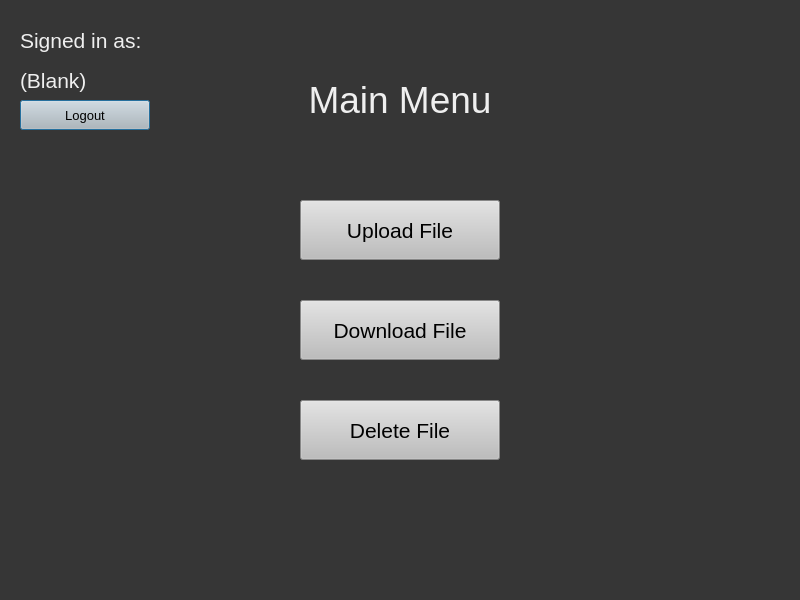
<?xml version="1.0" encoding="UTF-8"?>
<ui version="4.0">
 <class>Dialog</class>
 <widget class="QDialog" name="Dialog">
  <property name="enabled">
   <bool>true</bool>
  </property>
  <property name="geometry">
   <rect>
    <x>0</x>
    <y>0</y>
    <width>800</width>
    <height>600</height>
   </rect>
  </property>
  <property name="windowTitle">
   <string>Dialog</string>
  </property>
  <property name="styleSheet">
   <string notr="true">background-color: rgb(54, 54, 54);</string>
  </property>
  <widget class="QLabel" name="label">
   <property name="geometry">
    <rect>
     <x>280</x>
     <y>50</y>
     <width>240</width>
     <height>100</height>
    </rect>
   </property>
   <property name="styleSheet">
    <string notr="true">color: rgb(239, 239, 239);
font-size:28pt;</string>
   </property>
   <property name="text">
    <string>Main Menu</string>
   </property>
   <property name="alignment">
    <set>Qt::AlignCenter</set>
   </property>
  </widget>
  <widget class="QLabel" name="label_2">
   <property name="geometry">
    <rect>
     <x>20</x>
     <y>20</y>
     <width>250</width>
     <height>40</height>
    </rect>
   </property>
   <property name="styleSheet">
    <string notr="true">color: rgb(239, 239, 239);
font-size:16pt;</string>
   </property>
   <property name="text">
    <string>Signed in as:</string>
   </property>
  </widget>
  <widget class="QLabel" name="usernameLabel">
   <property name="geometry">
    <rect>
     <x>20</x>
     <y>60</y>
     <width>250</width>
     <height>40</height>
    </rect>
   </property>
   <property name="styleSheet">
    <string notr="true">color: rgb(239, 239, 239);
font-size:16pt;</string>
   </property>
   <property name="text">
    <string>(Blank)</string>
   </property>
  </widget>
  <widget class="QPushButton" name="logoutButton">
   <property name="geometry">
    <rect>
     <x>20</x>
     <y>100</y>
     <width>130</width>
     <height>30</height>
    </rect>
   </property>
   <property name="styleSheet">
    <string notr="true">background-color: rgb(189, 189, 189);
font-size: 10pt ;</string>
   </property>
   <property name="text">
    <string>Logout</string>
   </property>
  </widget>
  <widget class="QPushButton" name="goToUploadButton">
   <property name="geometry">
    <rect>
     <x>300</x>
     <y>200</y>
     <width>200</width>
     <height>60</height>
    </rect>
   </property>
   <property name="styleSheet">
    <string notr="true">background-color: rgb(189, 189, 189);
font-size: 16pt ;</string>
   </property>
   <property name="text">
    <string>Upload File</string>
   </property>
  </widget>
  <widget class="QPushButton" name="goToDownloadButton">
   <property name="geometry">
    <rect>
     <x>300</x>
     <y>300</y>
     <width>200</width>
     <height>60</height>
    </rect>
   </property>
   <property name="styleSheet">
    <string notr="true">background-color: rgb(189, 189, 189);
font-size: 16pt ;</string>
   </property>
   <property name="text">
    <string>Download File</string>
   </property>
  </widget>
  <widget class="QPushButton" name="goToDeleteButton">
   <property name="geometry">
    <rect>
     <x>300</x>
     <y>400</y>
     <width>200</width>
     <height>60</height>
    </rect>
   </property>
   <property name="styleSheet">
    <string notr="true">background-color: rgb(189, 189, 189);
font-size: 16pt ;</string>
   </property>
   <property name="text">
    <string>Delete File</string>
   </property>
  </widget>
 </widget>
 <resources/>
 <connections/>
</ui>
